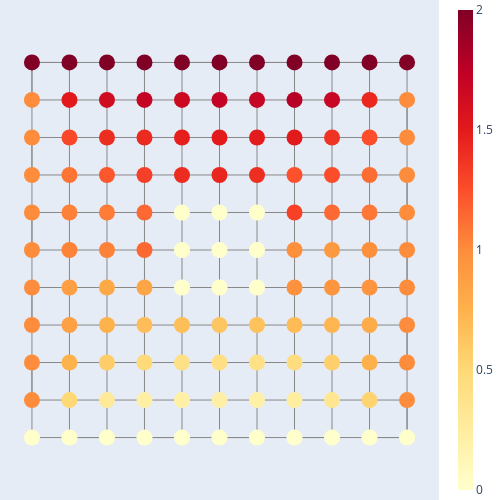

The cell this chart's notebook holds for it:
### Markdown cell above
#### DTN cloak

We calculate the DTN cloak using Nrel realizations of random walks. In this representation, the edges between $\Omega$ and $\partial \Omega$ have been deleted although they still appear in the plot below.

### Code cell
#DTN cloak
Nrel = 1000
u_DTN = RWC.perfectcloak(lat_data,Nrel,u)
EN = setdiff(lat_data.V, lat_data.Ω ∪ lat_data.∂Ω)
OU = lat_data.Ω
println("Relative reproduction error = ",100*norm(u[EN]-u_DTN[EN])/norm(u[EN])," %")

RWC.plot_lat_function(defect_data,u_DTN)

### Figure 1 — Plotly figure (JSON) as saved in the notebook; plotly's stock layout.template omitted (floating-point values rounded to 4 significant figures)
{"data": [{"line": {"color": "#888", "width": 1}, "mode": "lines", "type": "scatter", "x": [1, 2, 3, 4, 5, 6, 7, 8, 9, 10, 11, 11, 10, 9, 8, 7, 6, 5, 4, 3, 2, 1, 1, 2, 3, 4, 5, 6, 7, 8, 9, 10, 11, 11, 10, 9, 8, 7, 6, 5, 4, 3, 2, 1, 1, 2, 3, 4, 5, 6, 7, 8, 9, 10, 11, 11, 10, 9, 8, 7, 6, 5, 4, 3, 2, 1, 1, 2, 3, 4, 5, 6, 7, 8, 9, 10, 11, 11, 10, 9, 8, 7, 6, 5, 4, 3, 2, 1, 1, 2, 3, 4, 5, 6, 7, 8, 9, 10, 11, 11, 10, 9, 8, 7, 6, 5, 4, 3, 2, 1, 1, 2, 3, 4, 5, 6, 7, 8, 9, 10, 11], "y": [1, 1, 1, 1, 1, 1, 1, 1, 1, 1, 1, 2, 2, 2, 2, 2, 2, 2, 2, 2, 2, 2, 3, 3, 3, 3, 3, 3, 3, 3, 3, 3, 3, 4, 4, 4, 4, 4, 4, 4, 4, 4, 4, 4, 5, 5, 5, 5, 5, 5, 5, 5, 5, 5, 5, 6, 6, 6, 6, 6, 6, 6, 6, 6, 6, 6, 7, 7, 7, 7, 7, 7, 7, 7, 7, 7, 7, 8, 8, 8, 8, 8, 8, 8, 8, 8, 8, 8, 9, 9, 9, 9, 9, 9, 9, 9, 9, 9, 9, 10, 10, 10, 10, 10, 10, 10, 10, 10, 10, 10, 11, 11, 11, 11, 11, 11, 11, 11, 11, 11, 11]}, {"line": {"color": "#888", "width": 1}, "mode": "lines", "type": "scatter", "x": [1, 1, 1, 1, 1, 1, 1, 1, 1, 1, 1, 2, 2, 2, 2, 2, 2, 2, 2, 2, 2, 2, 3, 3, 3, 3, 3, 3, 3, 3, 3, 3, 3, 4, 4, 4, 4, 4, 4, 4, 4, 4, 4, 4, 5, 5, 5, 5, 5, 5, 5, 5, 5, 5, 5, 6, 6, 6, 6, 6, 6, 6, 6, 6, 6, 6, 7, 7, 7, 7, 7, 7, 7, 7, 7, 7, 7, 8, 8, 8, 8, 8, 8, 8, 8, 8, 8, 8, 9, 9, 9, 9, 9, 9, 9, 9, 9, 9, 9, 10, 10, 10, 10, 10, 10, 10, 10, 10, 10, 10, 11, 11, 11, 11, 11, 11, 11, 11, 11, 11, 11], "y": [1, 2, 3, 4, 5, 6, 7, 8, 9, 10, 11, 11, 10, 9, 8, 7, 6, 5, 4, 3, 2, 1, 1, 2, 3, 4, 5, 6, 7, 8, 9, 10, 11, 11, 10, 9, 8, 7, 6, 5, 4, 3, 2, 1, 1, 2, 3, 4, 5, 6, 7, 8, 9, 10, 11, 11, 10, 9, 8, 7, 6, 5, 4, 3, 2, 1, 1, 2, 3, 4, 5, 6, 7, 8, 9, 10, 11, 11, 10, 9, 8, 7, 6, 5, 4, 3, 2, 1, 1, 2, 3, 4, 5, 6, 7, 8, 9, 10, 11, 11, 10, 9, 8, 7, 6, 5, 4, 3, 2, 1, 1, 2, 3, 4, 5, 6, 7, 8, 9, 10, 11]}, {"marker": {"color": [0, 0, 0, 0, 0, 0, 0, 0, 0, 0, 0, 1, 0.5347, 0.3367, 0.2475, 0.2047, 0.2175, 0.2145, 0.2228, 0.2865, 0.4973, 1, 1, 0.753, 0.5813, 0.4815, 0.4035, 0.423, 0.3997, 0.4477, 0.5647, 0.765, 1, 1, 0.7905, 0.7222, 0.69, 0.6461, 0.6213, 0.6761, 0.6765, 0.7522, 0.8692, 1, 1, 0.8805, 0.8107, 0.839, 0, 0, 0, 0.9735, 0.9487, 0.951, 1, 1, 0.9772, 0.9173, 0.9818, 0, 0, 0, 1.145, 1.047, 1.038, 1, 1, 1.046, 1.069, 1.142, 0, 0, 0, 1.312, 1.145, 1.089, 1, 1, 1.129, 1.256, 1.238, 1.398, 1.447, 1.413, 1.323, 1.215, 1.093, 1, 1, 1.277, 1.406, 1.421, 1.474, 1.5, 1.496, 1.504, 1.377, 1.251, 1, 1, 1.432, 1.686, 1.775, 1.696, 1.707, 1.655, 1.7, 1.63, 1.51, 1, 2, 2, 2, 2, 2, 2, 2, 2, 2, 2, 2], "colorbar": {"thickness": 15}, "colorscale": [[0, "#FFFFCC"], [0.125, "#FFEDA0"], [0.25, "#FED976"], [0.375, "#FEB24C"], [0.5, "#FD8D3C"], [0.625, "#FC4E2A"], [0.75, "#E31A1C"], [0.875, "#BD0026"], [1, "#800026"]], "showscale": true, "size": 16}, "mode": "markers", "text": ["Net particle charge: 0.0", "Net particle charge: 0.0", "Net particle charge: 0.0", "Net particle charge: 0.0", "Net particle charge: 0.0", "Net particle charge: 0.0", "Net particle charge: 0.0", "Net particle charge: 0.0", "Net particle charge: 0.0", "Net particle charge: 0.0", "Net particle charge: 0.0", "Net particle charge: 1.0", "Net particle charge: 0.53475", "Net particle charge: 0.33675", "Net particle charge: 0.2475", "Net particle charge: 0.20475", "Net particle charge: 0.2175", "Net particle charge: 0.2145", "Net particle charge: 0.22275", "Net particle charge: 0.2865", "Net particle charge: 0.49725", "Net particle charge: 1.0", "Net particle charge: 1.0", "Net particle charge: 0.753", "Net particle charge: 0.58125", "Net particle charge: 0.4815", "Net particle charge: 0.4035", "Net particle charge: 0.423", "Net particle charge: 0.39975", "Net particle charge: 0.44775", "Net particle charge: 0.56475", "Net particle charge: 0.765", "Net particle charge: 1.0", "Net particle charge: 1.0", "Net particle charge: 0.7905", "Net particle charge: 0.72225", "Net particle charge: 0.69", "Net particle charge: 0.6460603136308806", "Net particle charge: 0.6213138686131386", "Net particle charge: 0.6760530759951748", "Net particle charge: 0.6765", "Net particle charge: 0.75225", "Net particle charge: 0.86925", "Net particle charge: 1.0", "Net particle charge: 1.0", "Net particle charge: 0.8805", "Net particle charge: 0.81075", "Net particle charge: 0.8389867310012061", "Net particle charge: 0.0", "Net particle charge: 0.0", "Net particle charge: 0.0", "Net particle charge: 0.9735488540410132", "Net particle charge: 0.94875", "Net particle charge: 0.951", "Net particle charge: 1.0", "Net particle charge: 1.0", "Net particle charge: 0.97725", "Net particle charge: 0.91725", "Net particle charge: 0.9818394160583941", "Net particle charge: 0.0", "Net particle charge: 0.0", "Net particle charge: 0.0", "Net particle charge: 1.1453430656934305", "Net particle charge: 1.047", "Net particle charge: 1.038", "Net particle charge: 1.0", "Net particle charge: 1.0", "Net particle charge: 1.04625", "Net particle charge: 1.06875", "Net particle charge: 1.1421568154402895", "Net particle charge: 0.0", "Net particle charge: 0.0", "Net particle charge: 0.0", "Net particle charge: 1.3123860072376359", "Net particle charge: 1.1445", "Net particle charge: 1.089", "Net particle charge: 1.0", "Net particle charge: 1.0", "Net particle charge: 1.12875", "Net particle charge: 1.2555", "Net particle charge: 1.2375", "Net particle charge: 1.3983112183353439", "Net particle charge: 1.447007299270073", "Net particle charge: 1.4129022919179737", "Net particle charge: 1.323", "Net particle charge: 1.215", "Net particle charge: 1.0935", "Net particle charge: 1.0", "Net particle charge: 1.0", "Net particle charge: 1.27725", "Net particle charge: 1.40625", "Net particle charge: 1.4205", "Net particle charge: 1.47375", "Net particle charge: 1.5", "Net particle charge: 1.4955", "Net particle charge: 1.50375", "Net particle charge: 1.377", "Net particle charge: 1.251", "Net particle charge: 1.0", "Net particle charge: 1.0", "Net particle charge: 1.43175", "Net particle charge: 1.686", "Net particle charge: 1.77525", "Net particle charge: 1.69575", "Net particle charge: 1.707", "Net particle charge: 1.65525", "Net particle charge: 1.6995", "Net particle charge: 1.62975", "Net particle charge: 1.50975", "Net particle charge: 1.0", "Net particle charge: 2.0", "Net particle charge: 2.0", "Net particle charge: 2.0", "Net particle charge: 2.0", "Net particle charge: 2.0", "Net particle charge: 2.0", "Net particle charge: 2.0", "Net particle charge: 2.0", "Net particle charge: 2.0", "Net particle charge: 2.0", "Net particle charge: 2.0"], "type": "scatter", "x": [1, 2, 3, 4, 5, 6, 7, 8, 9, 10, 11, 11, 10, 9, 8, 7, 6, 5, 4, 3, 2, 1, 1, 2, 3, 4, 5, 6, 7, 8, 9, 10, 11, 11, 10, 9, 8, 7, 6, 5, 4, 3, 2, 1, 1, 2, 3, 4, 5, 6, 7, 8, 9, 10, 11, 11, 10, 9, 8, 7, 6, 5, 4, 3, 2, 1, 1, 2, 3, 4, 5, 6, 7, 8, 9, 10, 11, 11, 10, 9, 8, 7, 6, 5, 4, 3, 2, 1, 1, 2, 3, 4, 5, 6, 7, 8, 9, 10, 11, 11, 10, 9, 8, 7, 6, 5, 4, 3, 2, 1, 1, 2, 3, 4, 5, 6, 7, 8, 9, 10, 11], "y": [1, 1, 1, 1, 1, 1, 1, 1, 1, 1, 1, 2, 2, 2, 2, 2, 2, 2, 2, 2, 2, 2, 3, 3, 3, 3, 3, 3, 3, 3, 3, 3, 3, 4, 4, 4, 4, 4, 4, 4, 4, 4, 4, 4, 5, 5, 5, 5, 5, 5, 5, 5, 5, 5, 5, 6, 6, 6, 6, 6, 6, 6, 6, 6, 6, 6, 7, 7, 7, 7, 7, 7, 7, 7, 7, 7, 7, 8, 8, 8, 8, 8, 8, 8, 8, 8, 8, 8, 9, 9, 9, 9, 9, 9, 9, 9, 9, 9, 9, 10, 10, 10, 10, 10, 10, 10, 10, 10, 10, 10, 11, 11, 11, 11, 11, 11, 11, 11, 11, 11, 11]}], "layout": {"height": 500, "hovermode": "closest", "margin": {"b": 0, "l": 0, "r": 0, "t": 0}, "showarrow": false, "showlegend": false, "width": 500, "xaxis": {"showgrid": false, "showticklabels": false, "zeroline": false}, "yaxis": {"scaleanchor": "x", "showgrid": false, "showticklabels": false, "zeroline": false}}}
